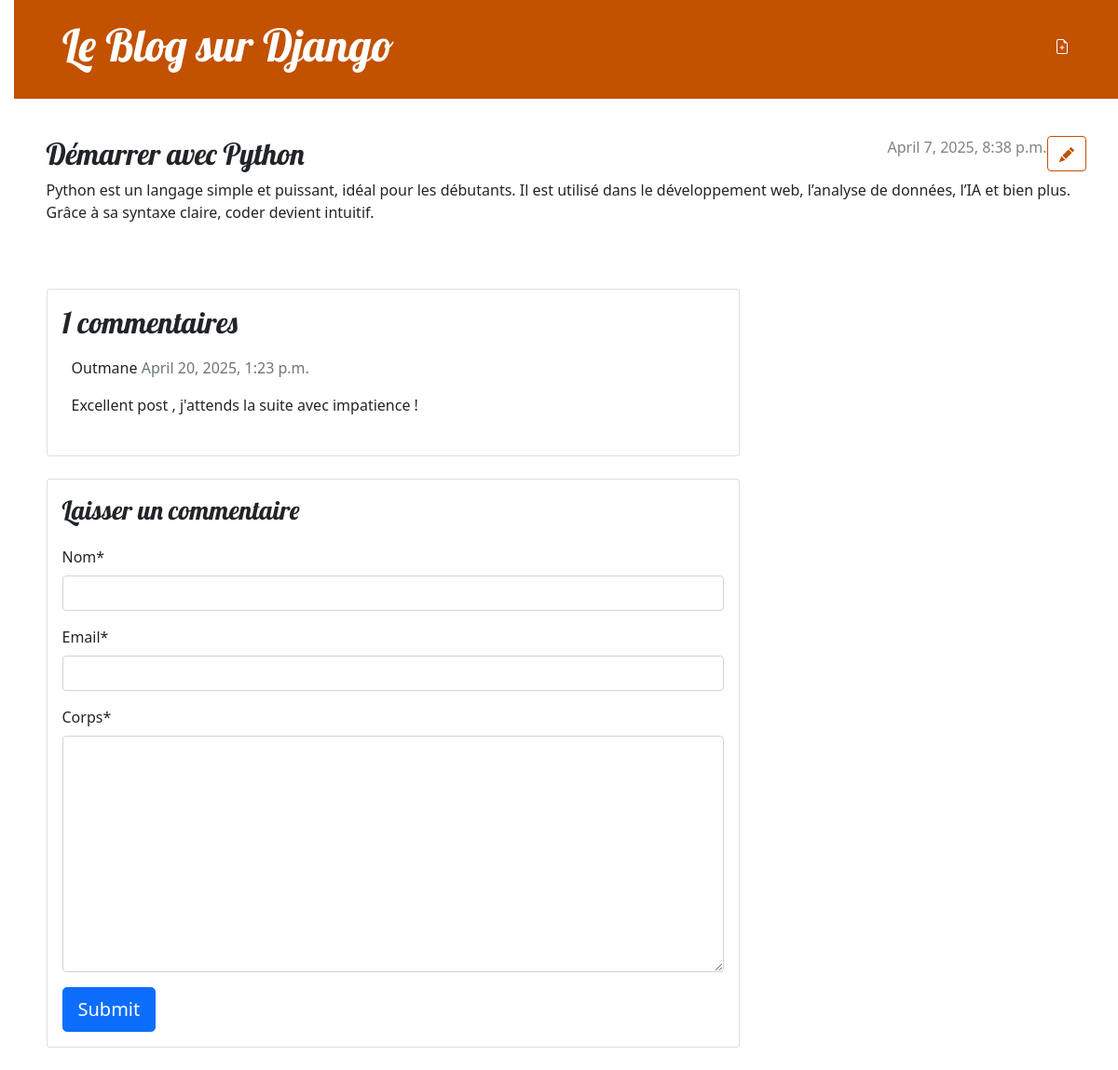
The app's page /post/1/ (signed in) with its own data.
### blog/models.py (models this page shows, shortened)
class Post(models.Model):
    auteur = models.ForeignKey(settings.AUTH_USER_MODEL, on_delete=models.CASCADE)
    titre = models.CharField(max_length=200)
    texte = models.TextField()
    created_date = models.DateTimeField(default=timezone.now)
    published_date = models.DateTimeField(blank=True, null=True)

class Commentaire(models.Model):
    post = models.ForeignKey(Post, on_delete = models.CASCADE, related_name ='commentaires')
    nom = models.CharField(max_length=80)
    email = models.EmailField()
    corps = models.TextField()
    created_on = models.DateTimeField(auto_now_add=True)
    active = models.BooleanField(default=False)

### blog/views.py (the view)
# urls.py: path('post/<int:pk>/', views.post_detail, name = 'post_detail'),
def post_detail(request, pk):
    template_name = 'blog/post_detail.html'
    post = get_object_or_404(Post, pk=pk)
    commentaires = post.commentaires.filter(active=True)
    new_comment = None
    if request.method == 'POST':
        comment_form = CommentaireForm(data=request.POST)
        if comment_form.is_valid():
            new_comment = comment_form.save(commit=False)
            new_comment.post = post
            new_comment.save()
    else:
        comment_form = CommentaireForm()
    return render(request, template_name, {'post': post, 'commentaires':commentaires, 'new_comment': new_comment, 'comment_form': comment_form})

### blog/forms.py
class CommentaireForm(forms.ModelForm):
    class Meta:
        model = Commentaire
        fields = ('nom', 'email', 'corps')

### blog/templates/blog/post_detail.html (shortened to what this page needs)
{% extends 'blog/base.html' %}
{% load crispy_forms_tags %}
{% block content %}
    <article class="post">
        <aside class="actions">
            {% if user.is_authenticated %}
                <a class="btn btn-secondary" href="{% url 'post_edit' pk=post.pk %}">
                </a>
            {% endif %}
        </aside>
        {% if post.published_date %}
            <time class="date">
                {{ post.published_date }}
            </time>
        {% endif %}
        <h2>{{ post.titre }}</h2>
        <p>{{ post.texte|linebreaksbr }}</p>
    </article>
    <div class="col-md-8 card mb-4 mt-3 ">
        <div class="card-body">
            <h2>{{ commentaires.count }} commentaires</h2>
            {% for comment in commentaires %}
                <div class="comments" style="padding: 10px;">
                    <p class="font-weight-bold">
                        {{ comment.nom }}
                        <span class=" text-muted font-weight-normal">
                            {{ comment.created_on }}
                        </span>
                    </p>
                    {{ comment.corps | linebreaks }}
                </div>
            {% endfor %}
        </div>
    </div>
        <div class="col-md-8 card mb-4 mt-3 ">
            <div class="card-body">
                {% if new_comment %}
                    <div class="alert alert-success" role="alert">
                        Votre commentaire est en attente d’une modération
                    </div>
                {% else %}
                    <h3>Laisser un commentaire</h3>
                    <form method="post" style="margin-top: 1.3em;">
                        {{ comment_form | crispy }}
                        <button type="submit" class="btn btn-primary btn-lg">Submit</button>
                    </form>
                {% endif %}
            </div>
        </div>
{% endblock %}

### blog/static/css/blog.css (style rules this page uses)
body { padding-left: 15px; }
h1, h2, h3, h4 { font-family: 'Lobster', cursive; }
.date { color: #828282; }
.post { margin-bottom: 70px; }
.post > .date, .post > .actions { float: right; }
.btn-secondary, .btn-secondary:visited { color: #C25100; background: none; border-color: #C25100; }

### records on screen
Post: published_date "April 7, 2025, 8:38 p.m.", titre "Démarrer avec Python", texte "Python est un langage simple et puissant, idéal pour les débutants. Il est utilisé dans le développement web, l’analyse de données, l’IA et bien plus. Grâce à sa syntaxe claire, coder devient intuitif."
Commentaire: nom "Outmane", created_on "April 20, 2025, 1:23 p.m.", corps "Excellent post , j'attends la suite avec impatience !"

### other values on screen
{{ commentaires.count }} "1"
